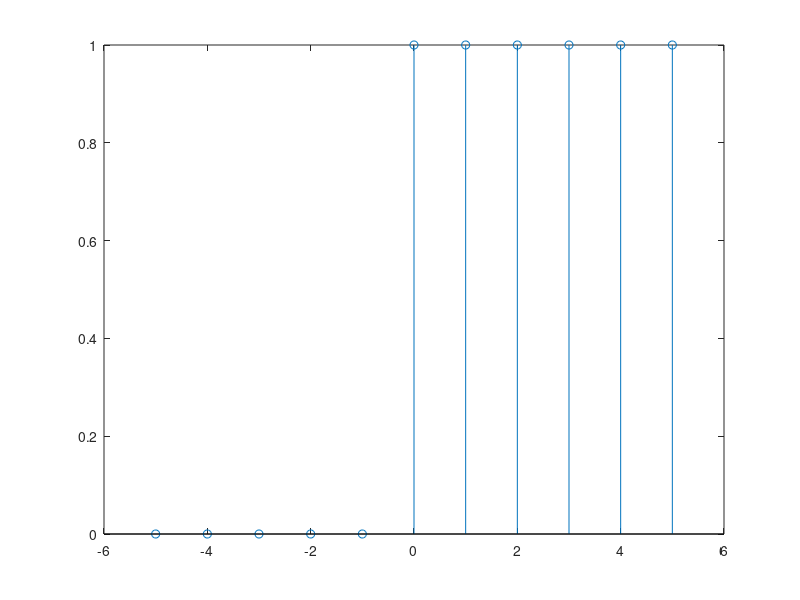

Here is the MATLAB script that generated this plot:
clc;
clear all;

l_input = input('Enter the length of sequence required on 1 side');
seq = -l_input : l_input;
len = length(seq);

% Unit Step
y(1 : len/2) = 0;
y((len +1)/2 : len) = 1;
stem (seq, y);